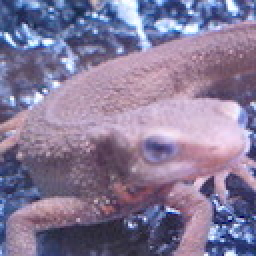
#> input picture imori.jpg, 128 x 128 px (shown 2 times larger); the run also reads 4 pictures not shown here
$ jupyter execute --allow-errors 'image processing basics.ipynb'   (older library calls are emulated)
#> lines starting #> are read from the running program, lines starting #| are printed output that depends on the picture; after the words box and inside, x2 and y2 are one past the last pixel; in counts of white or black regions, pixels touching at a corner belong together
[cell 1]
import cv2
import numpy as np
import matplotlib.pyplot as plt
import matplotlib.image as mpimg

## 把图像从rgb换成bgr

[cell 2]
img=mpimg.imread('imori.jpg').copy()
#> img is the input picture: shape (128, 128, 3); mean R, G, B 134.1, 121.8, 152.8

[cell 3]
plt.imshow(img)

[cell 4]
b = img[:, :, 0].copy()
g = img[:, :, 1].copy()
r = img[:, :, 2].copy()

img[:, :, 0] = r
img[:, :, 1] = g
img[:, :, 2] = b

plt.imshow(img)

## 灰度化

[cell 5]
img = mpimg.imread("imori.jpg").astype(np.float)
img = img/255
plt.imshow(img)
img = img*255

[cell 6]
b = img[:, :, 0].copy()
g = img[:, :, 1].copy()
r = img[:, :, 2].copy()

out = 0.2989 * r + 0.5870 * g + 0.1140 * b
out = out.astype(np.uint8)

plt.imshow(out)

## 变黑白

[cell 7]
b = img[:, :, 0].copy()
g = img[:, :, 1].copy()
r = img[:, :, 2].copy()

out = 0.2989 * r + 0.5870 * g + 0.1140 * b
out = out.astype(np.uint8)

th = 128
out[out < th] = 0
out[out >= th] = 255
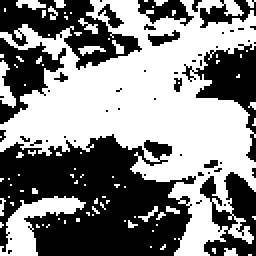
#> out: shape (128, 128) (shown 2 times larger); 52.4% white; 51 black regions (40 under 20 px), largest, box (x1, y1, x2, y2) and area: (0, 67, 98, 128) 4031, (0, 0, 71, 35) 1059, (91, 22, 128, 81) 773

plt.imshow(out)

## 色相反转

[cell 8]
img = img/255.
out = np.zeros_like(img)

max_v = np.max(img, axis=2).copy()
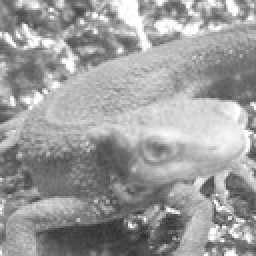
#> max_v: shape (128, 128) float64 (shown 2 times larger); min 0.18, max 1, mean 0.613
min_v = np.min(img, axis=2).copy()
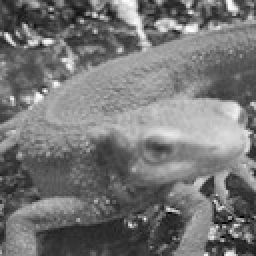
#> min_v: shape (128, 128) float64 (shown 2 times larger); min 0, max 0.996, mean 0.461
min_arg = np.argmin(img, axis=2)
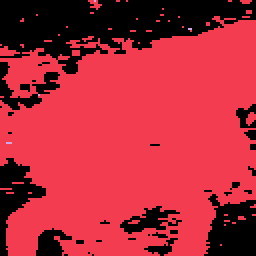
#> min_arg: shape (128, 128) int64 (shown 2 times larger); 3 distinct labels, from 0 to 2; one colour per label, 0 black

H = np.zeros_like(max_v)

H[np.where(max_v == min_v)] = 0
ind = np.where(min_arg == 0)
#> ind = 4561 positions, rows 0 to 127, columns 0 to 127
H[ind] = 60 * (img[..., 1][ind] - img[..., 2][ind]) / (max_v[ind] - min_v[ind]) + 60
ind = np.where(min_arg == 2)
#> ind = ([0, 14, 14, 47, 71, 71, 71], [47, 94, 95, 19, 3, 4, 5])
H[ind] = 60 * (img[..., 0][ind] - img[..., 1][ind]) / (max_v[ind] - min_v[ind]) + 180
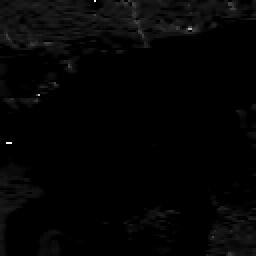
#> H: shape (128, 128) float64 (shown 2 times larger); min -7.11e-15, max 237.3, mean 4.2; drawn with min black and max white
ind = np.where(min_arg == 1)
#> ind = 11816 positions, rows 0 to 127, columns 0 to 127
H[ind] = 60 * (img[..., 2][ind] - img[..., 0][ind]) / (max_v[ind] - min_v[ind]) + 300

V = max_v.copy()
S = max_v.copy() - min_v.copy()

H = (H + 180) % 360
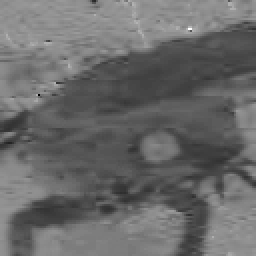
#> H: shape (128, 128) float64 (shown 2 times larger); min 0, max 348, mean 144.7; drawn with min black and max white

C = S
H_ = H / 60
X = C * (1 - np.abs( H_ % 2 - 1))
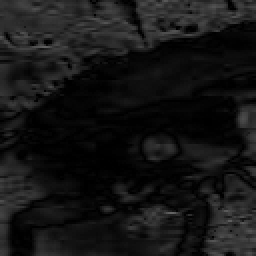
#> X: shape (128, 128) float64 (shown 2 times larger); min 0, max 0.396, mean 0.0844
Z = np.zeros_like(H)

vals = [[Z,X,C], [Z,C,X], [X,C,Z], [C,X,Z], [C,Z,X], [X,Z,C]]

for i in range(6):
    ind = np.where((i <= H_) & (H_ < (i+1)))
    out[..., 0][ind] = (V-C)[ind] + vals[i][0][ind]
    out[..., 1][ind] = (V-C)[ind] + vals[i][1][ind]
    out[..., 2][ind] = (V-C)[ind] + vals[i][2][ind]
#> this loop made 6 passes
#> ind on passes 1 to 6: ([0, 47, 71, 71, 71], [47, 19, 3, 4, 5]), 5773 positions, rows 0 to 127, columns 0 to 127, 6043 positions, rows 0 to 127, columns 0 to 127, 4532 positions, rows 0 to 127, columns 0 to 127, 29 positions, rows 0 to 118, columns 3 to 116, ([14, 14], [94, 95])
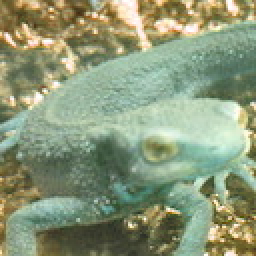
#> out: shape (128, 128, 3) float64 (shown 2 times larger); mean of channels 0, 1, 2 0.548, 0.596, 0.475; drawn as R, G, B

out[np.where(max_v == min_v)] = 0
out = (out * 255).astype(np.uint8)

plt.imshow(out)

## 减色处理

[cell 9]
img = img*255
out = img.copy()

out = out // 64 * 64 + 32
out = out.astype(np.int)
plt.imshow(out)

## average pooling

[cell 10]
out = img.copy()

H, W, C = img.shape
G = 8
Nh = int(H / G)
Nw = int(W / G)

for y in range(Nh):
    for x in range(Nw):
        for c in range(C):
            out[G*y:G*(y+1), G*x:G*(x+1), c] = np.mean(out[G*y:G*(y+1), G*x:G*(x+1), c]).astype(np.int)
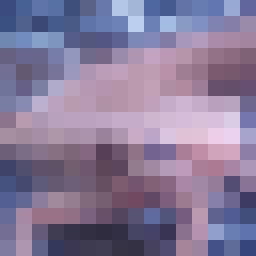
#> out: shape (128, 128, 3) float64 (shown 2 times larger); mean R, G, B 133.6, 121.3, 152.3
out = out.astype(np.int)
plt.imshow(out)

## max pooling

[cell 11]
out = img.copy()

H, W, C = img.shape
G = 8
Nh = int(H / G)
Nw = int(W / G)

for y in range(Nh):
    for x in range(Nw):
        for c in range(C):
            out[G*y:G*(y+1), G*x:G*(x+1), c] = np.max(out[G*y:G*(y+1), G*x:G*(x+1), c])
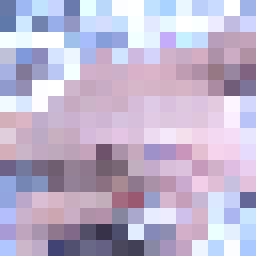
#> out: shape (128, 128, 3) float64 (shown 2 times larger); mean R, G, B 190.2, 178.9, 206.1

out = out.astype(np.int)
plt.imshow(out)
#> (the rest of the program and of its run is left out)
